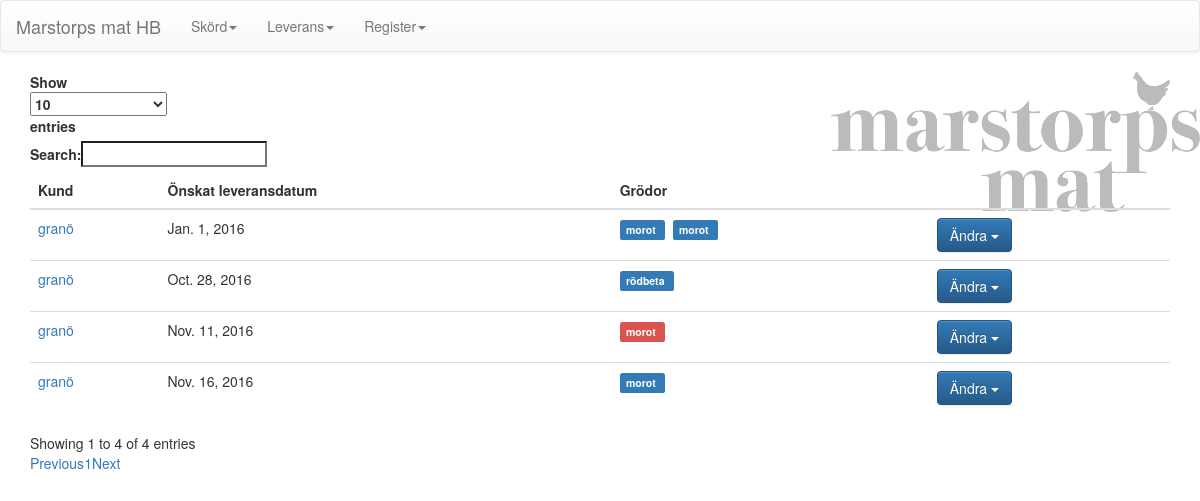
The app's page /harvester/deliveries/ with its own data.
### harvester/models.py (models this page shows, shortened)
class DeliverySingle (models.Model):
    customer = models.ForeignKey(Customer, on_delete=models.CASCADE)
    target_date = models.DateField(default=datetime.now)
    delivery_date = models.DateField(null=True, blank=True)

class Customer (models.Model):
    name = models.CharField(max_length=100)
    def __str__(self):
        return self.name
    category = models.ForeignKey(CustomerCategory, on_delete=models.CASCADE)

class DeliveryItem (models.Model):
    crop_form = models.ForeignKey(CropForm)
    delivery = models.ForeignKey(DeliverySingle)
    order_amount = models.DecimalField(max_digits=5,decimal_places=1)
    PRICE_CHOICES = (
                    ('W','kr/kg'),
                    ('U','kr/st')
                     )
    UNIT_CHOICES = (
                    ('W','kg'),
                    ('U','st') )
    price_type = models.CharField(max_length=1, choices=PRICE_CHOICES, default="W", null=True)
    order_unit = models.CharField(max_length=1, choices=UNIT_CHOICES,  default="W", null=True)
    closed = models.BooleanField(default=False)
    price = models.DecimalField(max_digits=5, decimal_places=2, null=True)
    discount = models.FloatField(default=0.0)
    order_comment = models.CharField(max_length=100, default="", blank=True)
    delivery_comment = models.CharField(max_length=100, default="", blank=True)
    def is_closed(self):
        return self.closed
    def is_in_progress(self):
        return HarvestItem.objects.filter(destination=self.pk).count()>0 and not self.closed

class CropForm(models.Model):
    crop = models.ForeignKey(Crop, on_delete=models.CASCADE,related_name="cropforms")
    form_name = models.CharField(max_length=40)
    weight_of_one_unit = models.DecimalField(max_digits=4,decimal_places=2)
    countable = models.BooleanField()
    is_default = models.BooleanField(default=False)

class Crop (models.Model):
    crop    = models.CharField(max_length=100)
    def __str__(self):
        return '%s' % (self.crop)

### harvester/views.py (the view)
class DeliveryList ( ListView ):
    template_name = 'harvester/delivery-list.html'
    model = DeliverySingle

### harvester/templates/harvester/delivery-list.html (shortened to what this page needs)
{% extends "harvester/base.html" %}
{% block content %}
<div class="container">
<div id="d-list">
    <table id="data-table" class="table" cellspacing="0" >
        <thead>
        <tr>
            <th>Kund</th>
            <th>Önskat leveransdatum</th>
            <th>Grödor</th>
            <th></th>
        </tr>
        </thead>
        <tbody>
        {% for delivery in object_list %}
        <tr>
            <td class="customer"><a href="{% url 'delivery-edit' delivery.id %}">{{ delivery.customer}}</a></td>
            <td class="date">{{delivery.target_date}}</td>
            <td class="crop">
                {% for i in delivery.deliveryitem_set.all %}
                <a href="#" data-toggle="modal" data-load-url="/harvester/deliveries/harvests/{{i.id}}" data-target="#harvest-item-modal">
                {% if i.is_closed %}
                    <span class=" label label-success">
                        {{i.crop_form.crop }}
                    </span>
                {% elif i.is_in_progress %}
                    <span class=" label label-primary">
{{i.crop_form.crop }}
                        </span>
                        {% else %}
                        <span class=" label label-danger">
                        {{i.crop_form.crop }}
                        </span>
                            {%endif%}
</a>&nbsp;
                        {% endfor %}
            </td>
            <td>
                <div class="dropdown" >
                    <button class="btn btn-primary dropdown-toggle" type="button" data-toggle="dropdown"">Ändra <span class="caret"></span></button></i></button>
                </div>
            </td>
        </tr>
        {% endfor %}
        </tbody>
    </table>
</div>
    </div>
{% endblock %}

### harvester/templates/harvester/base.html (shortened to what this page needs)
{% load static  placeholder widget_tweaks %}
<!doctype html>
<html>
<head>
<link rel="stylesheet" href="https://maxcdn.bootstrapcdn.com/bootstrap/3.3.7/css/bootstrap.min.css">
<link rel="stylesheet" href="https://maxcdn.bootstrapcdn.com/bootstrap/3.3.7/css/bootstrap-theme.min.css">
      <link rel="stylesheet" href="https://cdn.datatables.net/1.10.12/css/dataTables.bootstrap.min.css"/>
      <link href="{% static "harvester/css/bootstrap-switch.css" %}" rel="stylesheet">
    <link rel="stylesheet" href="{% static "harvester/css/harvester.css" %}" />
</head>
<body>
<nav class="navbar navbar-default">
  <div class="container-fluid">
    <div class="navbar-header">
      <a class="navbar-brand" href="#">Marstorps mat HB</a>
    </div>
    <div class="collapse navbar-collapse" id="bs-example-navbar-collapse-1">
      <ul class="nav navbar-nav">
        <li class="dropdown">
          <a href="#" class="dropdown-toggle" data-toggle="dropdown" role="button" aria-haspopup="true" aria-expanded="false">Skörd<span class="caret"></span></a>
            </li>
                  <li class="dropdown">
          <a href="#" class="dropdown-toggle" data-toggle="dropdown" role="button" aria-haspopup="true" aria-expanded="false">Leverans<span class="caret"></span></a>
        </li>
                  <li class="dropdown">
          <a href="#" class="dropdown-toggle" data-toggle="dropdown" role="button" aria-haspopup="true" aria-expanded="false">Register<span class="caret"></span></a>
        </li>
      </ul>
    </div>
  </div>
</nav>
<img id="logo" src="{% static "harvester/logo.png" %}" height="100px" style="z-index:-100;opacity:0.3;"/>
<div class="container-fluid">
        {% block content %}{% endblock %}
	</div>
</body>
</html>

### harvester/static/harvester/css/harvester.css (style rules this page uses)
#logo { height:10em; right:0px; position:absolute; }

### records on screen
DeliverySingle: customer "granö", target_date "Jan. 1, 2016"
DeliveryItem: crop_form.crop "morot"
DeliveryItem: crop_form.crop "morot"
DeliverySingle: customer "granö", target_date "Oct. 28, 2016"
DeliveryItem: crop_form.crop "rödbeta"
DeliverySingle: customer "granö", target_date "Nov. 11, 2016"
DeliveryItem: crop_form.crop "morot"
DeliverySingle: customer "granö", target_date "Nov. 16, 2016"
DeliveryItem: crop_form.crop "morot"
